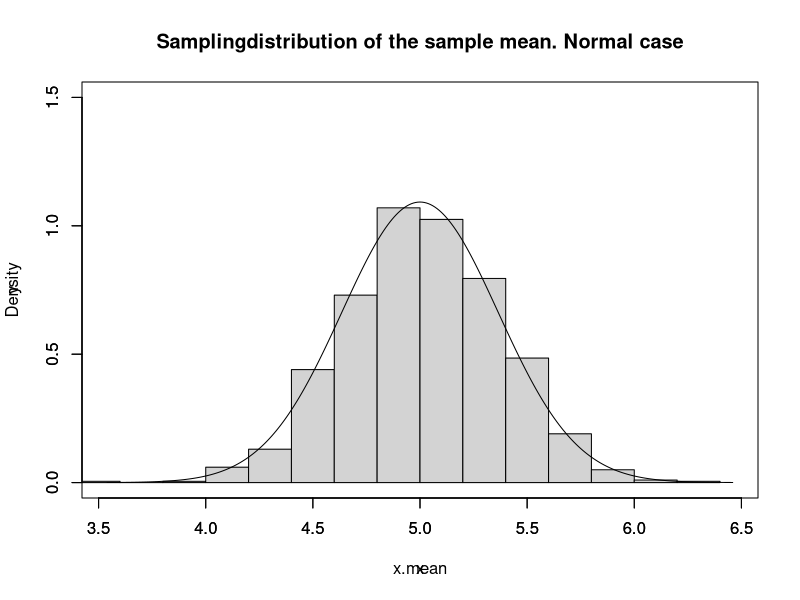

This figure's R source:
n = 30
k = 1000
mu = 5; sigma = 2; sdclt = sigma/sqrt(n)

x = matrix(rnorm(n*k,mu,sigma),n,k) #generate a multi
x.mean = apply(x,2,mean)
x.down = mu - 4*sdclt; x.up = mu + 4*sdclt; y.up = 1.5
hist(x.mean,prob= T,xlim= c(x.down,x.up),ylim= c(0,y.up),main= "Samplingdistribution of the sample mean. Normal case")
par(new= T)
x = seq(x.down,x.up,0.01)
y = dnorm(x,mu,sdclt)
plot(x,y,type= 'l',xlim= c(x.down,x.up),ylim= c(0,y.up))

#quest4: The more n increaseas the more the varriance decreases. x SUIT une loi Normale(mu, sigma²/n)